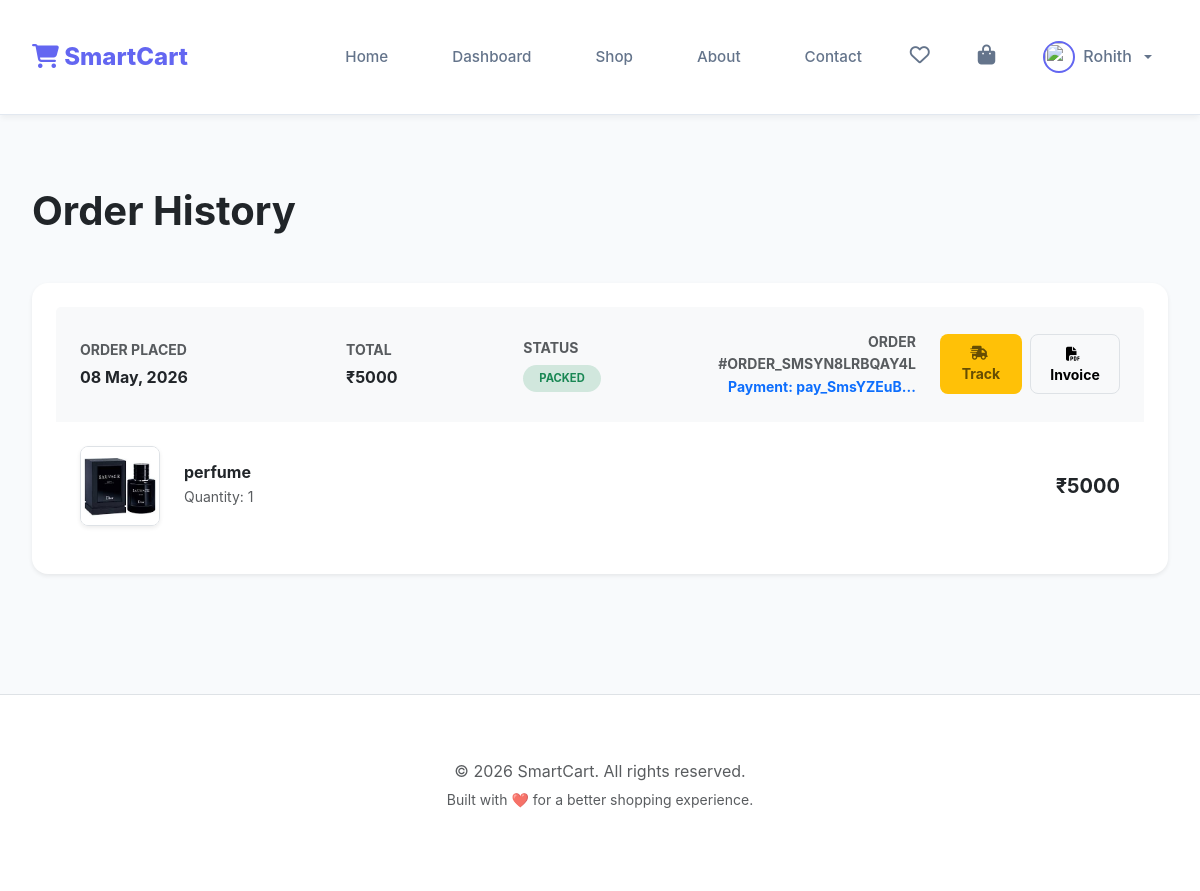
The page /my-orders (signed in) on the database its author committed.
### tables this page shows
CREATE TABLE orders (
        order_id TEXT PRIMARY KEY,
        user_id INTEGER,
        total_amount DECIMAL(10, 2),
        shipping_address TEXT,
        phone TEXT,
        payment_id TEXT,
        status TEXT DEFAULT 'Paid',
        created_at TIMESTAMP DEFAULT CURRENT_TIMESTAMP,
        FOREIGN KEY (user_id) REFERENCES users(user_id) ON DELETE SET NULL
    );

CREATE TABLE order_items (
        item_id INTEGER PRIMARY KEY AUTOINCREMENT,
        order_id TEXT,
        product_id INTEGER,
        quantity INTEGER,
        price DECIMAL(10, 2),
        FOREIGN KEY (order_id) REFERENCES orders(order_id) ON DELETE CASCADE,
        FOREIGN KEY (product_id) REFERENCES products(product_id) ON DELETE SET NULL
    );

CREATE TABLE products (
        product_id INTEGER PRIMARY KEY AUTOINCREMENT,
        admin_id INTEGER,
        name TEXT NOT NULL,
        description TEXT,
        price DECIMAL(10, 2) NOT NULL,
        stock INTEGER DEFAULT 0,
        category TEXT,
        image TEXT,
        created_at TIMESTAMP DEFAULT CURRENT_TIMESTAMP,
        FOREIGN KEY (admin_id) REFERENCES admin(admin_id) ON DELETE SET NULL
    );

### app.py (the view)
@app.route('/my-orders')
def my_orders():
    if 'user_id' not in session:
        return redirect(url_for('user_login'))
    user_id = session.get('user_id')
    conn = get_db_connection()
    cursor = conn.cursor()
    cursor.execute("""
        SELECT * FROM orders WHERE user_id = ? ORDER BY created_at DESC
    """, (user_id,))
    orders = [dict(row) for row in cursor.fetchall()]
    for order in orders:
        cursor.execute("""
            SELECT oi.*, p.name, p.image
            FROM order_items oi
            JOIN products p ON oi.product_id = p.product_id
            WHERE oi.order_id = ?
        """, (order['order_id'],))
        order['order_items'] = cursor.fetchall()
    cursor.close()
    conn.close()
    return render_template('user/my_orders.html', orders=orders)

### app.py (called while the page is built, shortened)
@app.template_filter('strftime')
def _jinja2_filter_datetime(date, fmt=None):
    if date is None:
        return ""
    if fmt:
        return date.strftime(fmt)
    else:
        return date.strftime('%d %b, %Y')

def get_db_connection():
    try:
        conn = sqlite3.connect(app.config['DATABASE_PATH'], detect_types=sqlite3.PARSE_DECLTYPES)
        conn.row_factory = sqlite3.Row
        conn.execute("PRAGMA foreign_keys = ON")
        return conn
    except sqlite3.Error as err:
        print(f"Error: {err}")
        return None

### templates/user/my_orders.html (shortened to what this page needs)
{% extends "user/base.html" %}
{% block content %}
<div class="py-5">
    <h1 class="display-6 fw-bold mb-5 text-dark">Order History</h1>
    {% if orders %}
    <div class="d-flex flex-column gap-4">
        {% for order in orders %}
        <div class="card border-0 shadow-sm rounded-4 overflow-hidden">
            <div class="card-header bg-light border-0 p-4">
                <div class="row g-4 align-items-center">
                    <div class="col-6 col-md-3">
                        <p class="text-muted small text-uppercase fw-bold mb-1">Order Placed</p>
                        <p class="fw-bold mb-0 text-dark">{{ order.created_at | strftime('%d %b, %Y') }}</p>
                    </div>
                    <div class="col-6 col-md-2">
                        <p class="text-muted small text-uppercase fw-bold mb-1">Total</p>
                        <p class="fw-bold mb-0 text-dark">₹{{ order.total_amount }}</p>
                    </div>
                    <div class="col-6 col-md-2">
                        <p class="text-muted small text-uppercase fw-bold mb-1">Status</p>
                        <span class="badge bg-success-subtle text-success px-3 py-2 rounded-pill fw-bold text-uppercase" style="font-size: 0.7rem;">
                            {{ order.status }}
                        </span>
                    </div>
                    <div class="col-12 col-md-5 text-md-end">
                        <div class="d-flex flex-column flex-sm-row justify-content-md-end gap-2 align-items-md-center">
                            <div class="text-md-end me-md-3 mb-2 mb-sm-0">
                                <p class="text-muted small text-uppercase fw-bold mb-0">Order #{{ order.order_id }}</p>
                                <p class="text-primary small fw-bold mb-0">Payment: {{ order.payment_id[:12] }}...</p>
                            </div>
                            <div class="d-flex gap-2">
                                <a href="{{ url_for('track_order', order_id=order.order_id) }}" class="btn btn-warning btn-sm bg-opacity-10 fw-bold px-3 py-2 rounded-3 text-warning-emphasis">
                                    <i class="fas fa-truck-fast me-1"></i> Track
                                </a>
                                <a href="{{ url_for('download_invoice', order_id=order.order_id) }}" class="btn btn-light btn-sm fw-bold px-3 py-2 rounded-3 border">
                                    <i class="fas fa-file-pdf me-1"></i> Invoice
                                </a>
                            </div>
                        </div>
                    </div>
                </div>
            </div>
            <div class="card-body p-4">
                {% for item in order.order_items %}
                <div class="d-flex flex-column flex-sm-row align-items-sm-center gap-4 {% if not loop.last %}mb-4 pb-4 border-bottom{% endif %}">
                    <img src="{{ url_for('static', filename='uploads/product_images/' + item.image if item.image else 'default_product.png') }}"
                        class="rounded-3 border shadow-sm" style="width: 80px; height: 80px; object-fit: cover;">
                    <div class="flex-grow-1">
                        <h3 class="h6 fw-bold mb-1">{{ item.name }}</h3>
                        <p class="text-muted small mb-0">Quantity: {{ item.quantity }}</p>
                    </div>
                    <div class="text-sm-end">
                        <p class="fw-bold text-dark mb-0 fs-5">₹{{ item.price }}</p>
                    </div>
                </div>
                {% endfor %}
            </div>
        </div>
        {% endfor %}
    </div>
    {% endif %}
</div>
{% endblock %}

### static/css/style.css (style rules this page uses)
:root { --primary-color: #4f46e5; --primary-hover: #4338ca; --secondary-color: #f8fafc; --accent-color: #06b6d4; --text-primary: #1e293b; --text-secondary: #64748b; --bg-main: #f1f5f9; --card-bg: #ffffff; --success: #10b981; --danger: #ef4444; --warning: #f59e0b; --shadow: 0 4px 6px -1px rgb(0 0 0 / 0.1), 0 2px 4px -2px rgb(0 0 0 / 0.1); --shadow-lg: 0 10px 15px -3px rgb(0 0 0 / 0.1), 0 4px 6px -4px rgb(0 0 0 / 0.1); --radius: 12px; }
* { margin: 0; padding: 0; box-sizing: border-box; font-family: 'Inter', -apple-system, sans-serif; }
body { background-color: var(--bg-main); color: var(--text-primary); line-height: 1.6; }
.btn { display: inline-block; padding: 0.75rem 1.5rem; border-radius: 8px; font-weight: 600; text-decoration: none; cursor: pointer; transition: all 0.2s; border: none; text-align: center; }
.card { background: white; border-radius: var(--radius); padding: 1.5rem; box-shadow: var(--shadow); }

### templates/user/base.html (style rules this page uses)
:root { --primary-gradient: linear-gradient(135deg, #6366f1 0%, #a855f7 100%); --font-main: 'Outfit', sans-serif; }
body { font-family: var(--font-main); background-color: #f8fafc; color: #1e293b; }

### rows shown on the page
orders: created_at|strftime "08 May, 2026", total_amount "5000", status "PACKED", order_id "ORDER_SMSYN8LRBQAY4L", payment_id "pay_SmsYZEuB"
order_items: image (picture), name "perfume", quantity "1", price "5000"

### other values the page prints
{{ session.get('user_name') }} "Rohith"
